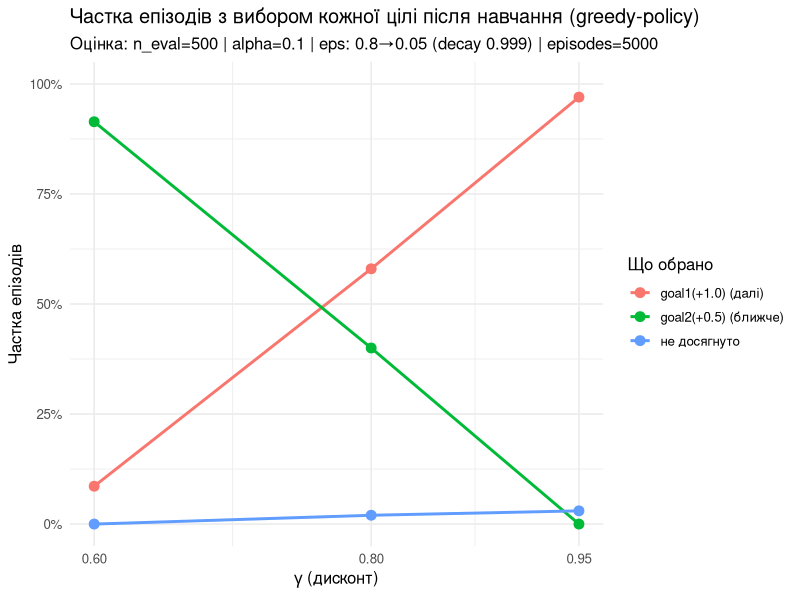
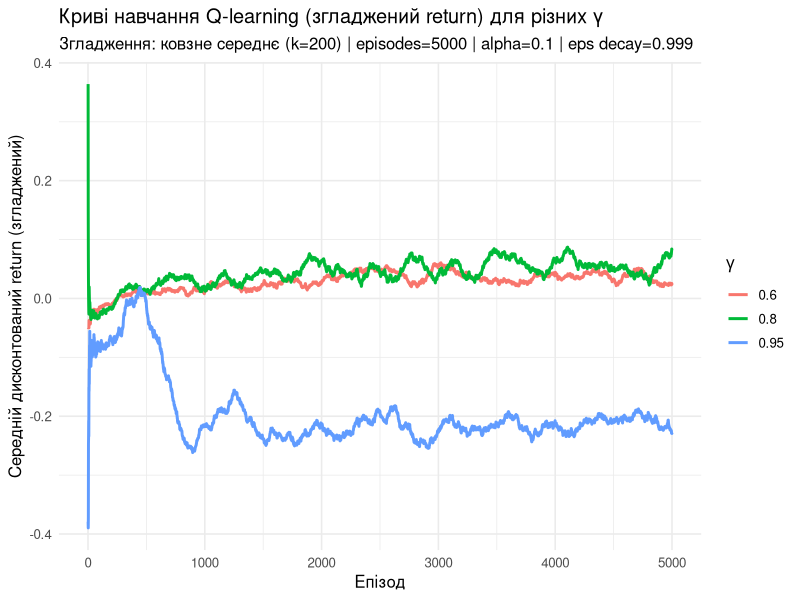
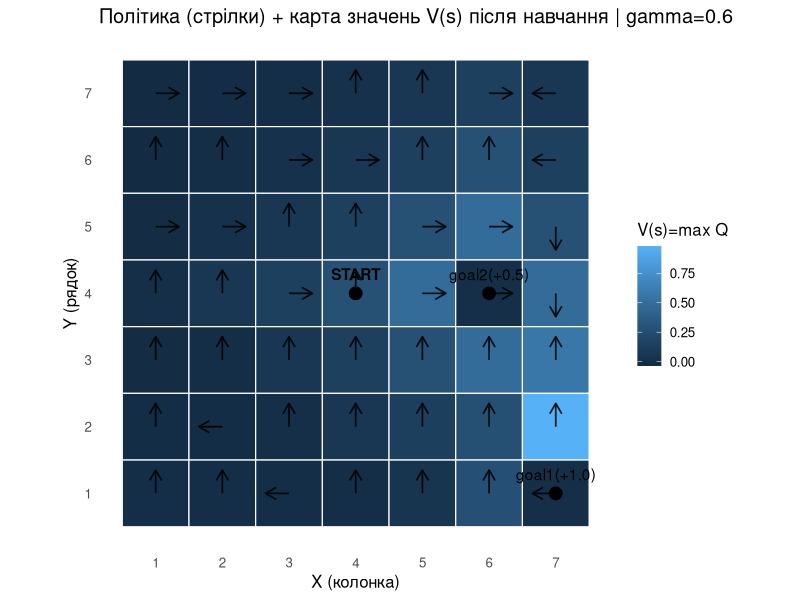
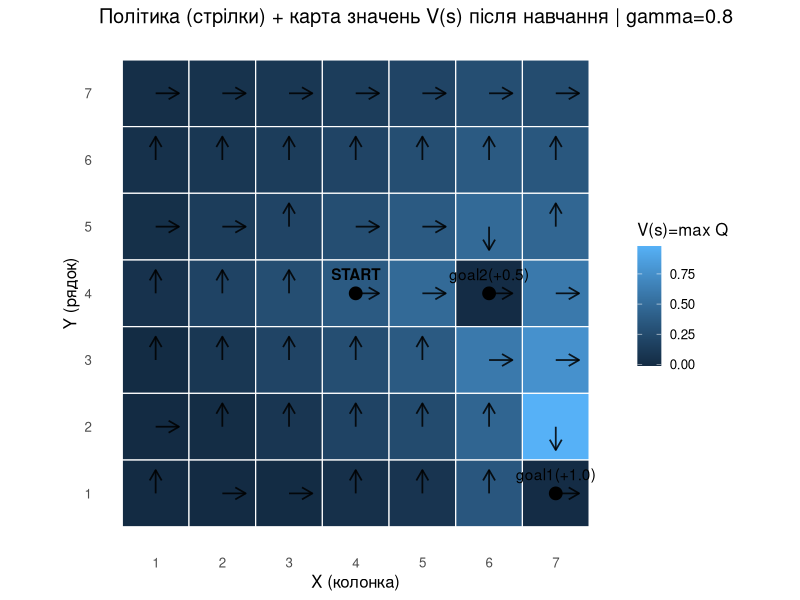
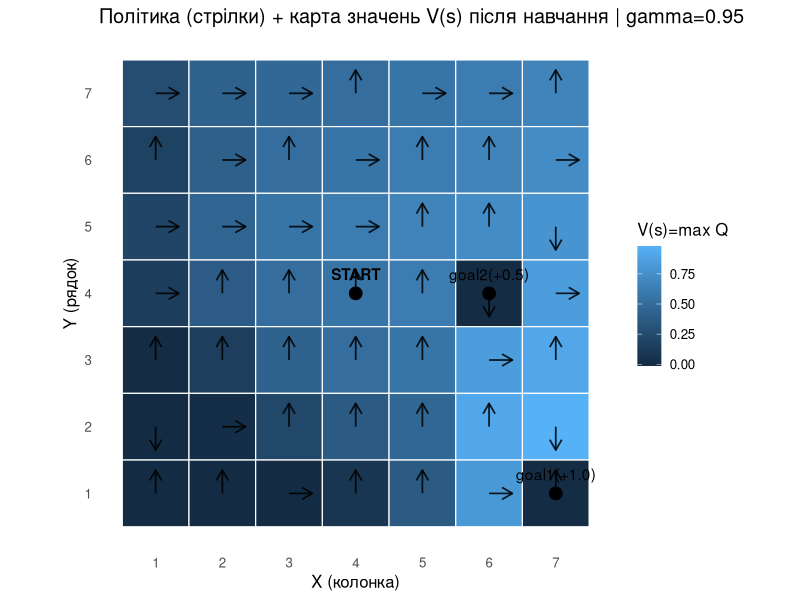

The R script that drew these images, in order:
############################################################
# Лабораторна робота 5 (Індивідуальне №9)
# Дві цілі з різними винагородами: Q-learning у GridWorld
############################################################

# ----------------------------------------------------------
# 0) Пакети
# ----------------------------------------------------------
req <- c("ggplot2", "dplyr", "tidyr", "scales")
to_install <- setdiff(req, rownames(installed.packages()))
if (length(to_install)) install.packages(to_install, dependencies = TRUE)

library(ggplot2)
library(dplyr)
library(tidyr)
library(scales)

# ----------------------------------------------------------
# 1) Папки для результатів
# ----------------------------------------------------------
dir.create("plots", showWarnings = FALSE)
dir.create("tables", showWarnings = FALSE)

# ----------------------------------------------------------
# 2) Опис середовища GridWorld з ДВОМА цілями
# ----------------------------------------------------------
# Сітка 7x7, старт у центрі.
# goal2 (ближче, дешевше) = +0.5
# goal1 (далі, дорожче)   = +1.0
#
# Кроковий штраф (step-cost): -0.02
# Це важливо, щоб стимулювати коротші траєкторії
# і зробити компроміс відчутним при різних gamma.
make_env <- function(n = 7) {
  env <- list()
  env$n <- n
  env$start <- c(4, 4)      # (row, col)
  env$goal2 <- c(4, 6)      # ближча
  env$goal1 <- c(7, 7)      # дальша

  env$r_goal2 <- +0.5
  env$r_goal1 <- +1.0
  env$step_cost <- -0.02

  env$max_steps <- 200
  env
}

# Перетворення (row,col) <-> state_id
# state_id: 1..(n*n)
rc_to_s <- function(r, c, n) (r - 1) * n + c
s_to_rc <- function(s, n) c(((s - 1) %/% n) + 1, ((s - 1) %% n) + 1)

# Дії: 1=Up, 2=Right, 3=Down, 4=Left
ACTIONS <- c("U","R","D","L")

step_env <- function(env, state, action) {
  n <- env$n
  rc <- s_to_rc(state, n)
  r <- rc[1]; c <- rc[2]

  r2 <- r; c2 <- c
  if (action == 1) r2 <- r - 1
  if (action == 2) c2 <- c + 1
  if (action == 3) r2 <- r + 1
  if (action == 4) c2 <- c - 1

  # межі
  r2 <- max(1, min(n, r2))
  c2 <- max(1, min(n, c2))

  next_state <- rc_to_s(r2, c2, n)

  # винагорода
  reward <- env$step_cost
  done <- FALSE
  goal_hit <- NA_character_

  if (r2 == env$goal2[1] && c2 == env$goal2[2]) {
    reward <- reward + env$r_goal2
    done <- TRUE
    goal_hit <- "goal2(+0.5)"
  }
  if (r2 == env$goal1[1] && c2 == env$goal1[2]) {
    reward <- reward + env$r_goal1
    done <- TRUE
    goal_hit <- "goal1(+1.0)"
  }

  list(next_state = next_state, reward = reward, done = done, goal_hit = goal_hit)
}

# ----------------------------------------------------------
# 3) Q-learning (табличний)
# ----------------------------------------------------------
epsilon_greedy <- function(Q_row, eps) {
  if (runif(1) < eps) {
    sample.int(length(Q_row), 1)
  } else {
    # випадково серед максимальних
    mx <- max(Q_row)
    best <- which(Q_row == mx)
    sample(best, 1)
  }
}

train_qlearning <- function(env,
                            episodes = 4000,
                            alpha = 0.10,
                            gamma = 0.90,
                            eps_start = 0.80,
                            eps_end = 0.05,
                            eps_decay = 0.999,
                            seed = 42) {
  set.seed(seed)

  nS <- env$n * env$n
  nA <- 4
  Q <- matrix(0, nrow = nS, ncol = nA)

  eps <- eps_start

  # лог кривих
  log_df <- data.frame(
    episode = integer(episodes),
    G = numeric(episodes),          # return (дисконтований)
    steps = integer(episodes),
    reached = character(episodes),
    stringsAsFactors = FALSE
  )

  start_state <- rc_to_s(env$start[1], env$start[2], env$n)

  for (ep in 1:episodes) {
    s <- start_state
    done <- FALSE
    t <- 0
    G <- 0
    reached <- "none"

    while (!done && t < env$max_steps) {
      t <- t + 1
      a <- epsilon_greedy(Q[s, ], eps)

      tr <- step_env(env, s, a)
      s2 <- tr$next_state
      r <- tr$reward

      # Q-learning update:
      # Q(s,a) <- Q(s,a) + alpha*(r + gamma*max_a' Q(s',a') - Q(s,a))
      Q[s, a] <- Q[s, a] + alpha * (r + gamma * max(Q[s2, ]) - Q[s, a])

      # return
      G <- G + (gamma^(t-1)) * r

      s <- s2
      done <- tr$done
      if (done) reached <- tr$goal_hit
    }

    log_df$episode[ep] <- ep
    log_df$G[ep] <- G
    log_df$steps[ep] <- t
    log_df$reached[ep] <- reached

    # epsilon decay
    eps <- max(eps_end, eps * eps_decay)
  }

  list(Q = Q, log = log_df)
}

# ----------------------------------------------------------
# 4) Оцінювання політики: greedy rollout
# ----------------------------------------------------------
run_greedy_episode <- function(env, Q, gamma = 0.9) {
  n <- env$n
  start_state <- rc_to_s(env$start[1], env$start[2], n)

  s <- start_state
  done <- FALSE
  t <- 0
  G <- 0
  reached <- "none"
  path <- data.frame(step = 0, state = s, r = env$start[1], c = env$start[2])

  while (!done && t < env$max_steps) {
    t <- t + 1
    # greedy action (tie-break random)
    mx <- max(Q[s, ])
    best <- which(Q[s, ] == mx)
    a <- sample(best, 1)

    tr <- step_env(env, s, a)
    s2 <- tr$next_state
    rc2 <- s_to_rc(s2, n)

    G <- G + (gamma^(t-1)) * tr$reward

    path <- rbind(path, data.frame(step = t, state = s2, r = rc2[1], c = rc2[2]))

    s <- s2
    done <- tr$done
    if (done) reached <- tr$goal_hit
  }

  list(reached = reached, steps = t, G = G, path = path)
}

evaluate_goal_choice <- function(env, Q, gamma, n_eval = 400, seed = 999) {
  set.seed(seed)
  res <- replicate(n_eval, run_greedy_episode(env, Q, gamma = gamma), simplify = FALSE)

  reached <- sapply(res, `[[`, "reached")
  steps <- sapply(res, `[[`, "steps")
  G <- sapply(res, `[[`, "G")

  tibble(
    gamma = gamma,
    n_eval = n_eval,
    p_goal1 = mean(reached == "goal1(+1.0)"),
    p_goal2 = mean(reached == "goal2(+0.5)"),
    p_none  = mean(reached == "none"),
    avg_steps = mean(steps),
    avg_return = mean(G)
  )
}

# ----------------------------------------------------------
# 5) Візуалізація: policy + value heatmap (для кожного gamma)
# ----------------------------------------------------------
# value = max_a Q(s,a)
# policy = argmax_a Q(s,a)
policy_df <- function(env, Q) {
  n <- env$n
  nS <- n*n

  df <- lapply(1:nS, function(s) {
    rc <- s_to_rc(s, n)
    v <- max(Q[s, ])
    a <- which(Q[s, ] == max(Q[s, ]))
    a <- sample(a, 1)  # tie-break
    data.frame(
      s = s,
      r = rc[1],
      c = rc[2],
      V = v,
      a = a
    )
  }) |> bind_rows()

  # для красивої карти: y зверху вниз
  df$y_plot <- n - df$r + 1
  df$x_plot <- df$c

  df
}

arrow_segment_df <- function(df_pol) {
  # напрямки в координатах ggplot: x вправо, y вгору
  # U: (0,+0.35), R:(+0.35,0), D:(0,-0.35), L:(-0.35,0)
  dx <- c(0, +0.35, 0, -0.35)
  dy <- c(+0.35, 0, -0.35, 0)

  df_pol |>
    mutate(
      x = x_plot, y = y_plot,
      xend = x_plot + dx[a],
      yend = y_plot + dy[a]
    )
}

plot_policy_value <- function(env, Q, gamma_label) {
  df <- policy_df(env, Q)
  arr <- arrow_segment_df(df)

  # позначимо старт і цілі
  n <- env$n
  start <- data.frame(
    x_plot = env$start[2], y_plot = n - env$start[1] + 1,
    label = "START"
  )
  g1 <- data.frame(
    x_plot = env$goal1[2], y_plot = n - env$goal1[1] + 1,
    label = "goal1(+1.0)"
  )
  g2 <- data.frame(
    x_plot = env$goal2[2], y_plot = n - env$goal2[1] + 1,
    label = "goal2(+0.5)"
  )

  ggplot(df, aes(x_plot, y_plot)) +
    geom_tile(aes(fill = V), color = "white", linewidth = 0.4) +
    geom_segment(
      data = arr,
      aes(x = x, y = y, xend = xend, yend = yend),
      arrow = arrow(length = unit(0.12, "inches")),
      linewidth = 0.6,
      alpha = 0.85
    ) +
    geom_point(data = start, aes(x_plot, y_plot), size = 4) +
    geom_text(data = start, aes(x_plot, y_plot, label = label), vjust = -1.1, fontface = 2) +
    geom_point(data = g1, aes(x_plot, y_plot), size = 4) +
    geom_text(data = g1, aes(x_plot, y_plot, label = label), vjust = -1.1) +
    geom_point(data = g2, aes(x_plot, y_plot), size = 4) +
    geom_text(data = g2, aes(x_plot, y_plot, label = label), vjust = -1.1) +
    coord_fixed() +
    scale_x_continuous(breaks = 1:n, name = "X (колонка)") +
    scale_y_continuous(breaks = 1:n, name = "Y (рядок)") +
    labs(
      title = paste0("Політика (стрілки) + карта значень V(s) після навчання | ", gamma_label),
      fill = "V(s)=max Q"
    ) +
    theme_minimal(base_size = 12) +
    theme(panel.grid = element_blank())
}

# ----------------------------------------------------------
# 6) Експеримент: різні gamma
# ----------------------------------------------------------
env <- make_env(n = 7)

# Конфігурація навчання
CFG <- list(
  episodes   = 5000,
  alpha      = 0.10,
  eps_start  = 0.80,
  eps_end    = 0.05,
  eps_decay  = 0.999,
  seed_train = 2026,
  n_eval     = 500,
  seed_eval  = 777
)

gammas <- c(0.60, 0.80, 0.95)

all_runs <- list()
all_eval <- list()

for (g in gammas) {
  cat("\n=== TRAIN gamma =", g, "===\n")

  run <- train_qlearning(
    env = env,
    episodes = CFG$episodes,
    alpha = CFG$alpha,
    gamma = g,
    eps_start = CFG$eps_start,
    eps_end = CFG$eps_end,
    eps_decay = CFG$eps_decay,
    seed = CFG$seed_train + as.integer(g*100) # щоб різні gamma мали стабільно різні seeds
  )

  ev <- evaluate_goal_choice(
    env = env,
    Q = run$Q,
    gamma = g,
    n_eval = CFG$n_eval,
    seed = CFG$seed_eval + as.integer(g*100)
  )

  run$gamma <- g
  all_runs[[as.character(g)]] <- run
  all_eval[[as.character(g)]] <- ev
}

eval_tbl <- bind_rows(all_eval)

# Збережемо таблицю вибору цілей
write.csv(eval_tbl, file = "tables/goal_choice_table.csv", row.names = FALSE)
cat("\n✓ Таблиця:", "tables/goal_choice_table.csv\n")

# ----------------------------------------------------------
# 7) Графік 1: Частка вибору цілей vs gamma
# ----------------------------------------------------------
eval_long <- eval_tbl |>
  select(gamma, p_goal1, p_goal2, p_none) |>
  pivot_longer(cols = starts_with("p_"),
               names_to = "metric",
               values_to = "value") |>
  mutate(metric = recode(metric,
                         p_goal1 = "goal1(+1.0) (далі)",
                         p_goal2 = "goal2(+0.5) (ближче)",
                         p_none  = "не досягнуто"))


p_choice <- ggplot(eval_long, aes(x = gamma, y = value, group = metric, color = metric)) +
  geom_line(linewidth = 1) +
  geom_point(size = 3) +
  scale_y_continuous(labels = percent_format(accuracy = 1), limits = c(0, 1)) +
  scale_x_continuous(breaks = gammas) +
  labs(
    title = "Частка епізодів з вибором кожної цілі після навчання (greedy-policy)",
    subtitle = paste0("Оцінка: n_eval=", CFG$n_eval, " | alpha=", CFG$alpha,
                      " | eps: ", CFG$eps_start, "→", CFG$eps_end, " (decay ", CFG$eps_decay, ")",
                      " | episodes=", CFG$episodes),
    x = expression(gamma~"(дисконт)"),
    y = "Частка епізодів",
    color = "Що обрано"
  ) +
  theme_minimal(base_size = 12)

ggsave("plots/goal_choice_vs_gamma.png", p_choice, width = 11, height = 6, dpi = 250, bg = "white")
cat("✓ Графік:", "plots/goal_choice_vs_gamma.png\n")

# ----------------------------------------------------------
# 8) Графік 2: Криві навчання (return) для різних gamma
# ----------------------------------------------------------
# Для читабельності: згладження ковзним середнім
roll_mean <- function(x, k = 200) {
  # просте згладження (вікно k)
  n <- length(x)
  out <- rep(NA_real_, n)
  for (i in 1:n) {
    lo <- max(1, i - k + 1)
    out[i] <- mean(x[lo:i])
  }
  out
}

log_all <- bind_rows(lapply(all_runs, function(run) {
  df <- run$log
  df$gamma <- run$gamma
  df$G_smooth <- roll_mean(df$G, k = 200)
  df
}))

p_learn <- ggplot(log_all, aes(x = episode, y = G_smooth, color = factor(gamma))) +
  geom_line(linewidth = 1) +
  labs(
    title = "Криві навчання Q-learning (згладжений return) для різних γ",
    subtitle = paste0("Згладження: ковзне середнє (k=200) | episodes=", CFG$episodes,
                      " | alpha=", CFG$alpha, " | eps decay=", CFG$eps_decay),
    x = "Епізод",
    y = "Середній дисконтований return (згладжений)",
    color = expression(gamma)
  ) +
  theme_minimal(base_size = 12)

ggsave("plots/learning_curves_by_gamma.png", p_learn, width = 11, height = 6, dpi = 250, bg = "white")
cat("✓ Графік:", "plots/learning_curves_by_gamma.png\n")

# ----------------------------------------------------------
# 9) Артефакт: two_goals_policy.png (політика+цінності для кожного gamma)
# ----------------------------------------------------------
# Зробимо 3 панелі (по одній на gamma) і збережемо в один PNG.
plots_pol <- lapply(gammas, function(g) {
  Q <- all_runs[[as.character(g)]]$Q
  plot_policy_value(env, Q, gamma_label = paste0("gamma=", g))
})

# Без додаткових пакетів (patchwork/cowplot) —
# зберемо через базовий grDevices + grid.
png("plots/two_goals_policy.png", width = 2000, height = 700, res = 200)
par(mfrow = c(1, length(gammas)), mar = c(4, 4, 4, 6))
for (i in seq_along(gammas)) {
  print(plots_pol[[i]])
}
dev.off()
cat("✓ Артефакт:", "plots/two_goals_policy.png\n")

# ----------------------------------------------------------
# 10) Підсумковий друк у консоль
# ----------------------------------------------------------
cat("\n=== ПІДСУМОК (таблиця вибору цілей) ===\n")
print(eval_tbl)

cat("\nГотово.\nФайли:\n")
print(list.files("plots"))
print(list.files("tables"))
